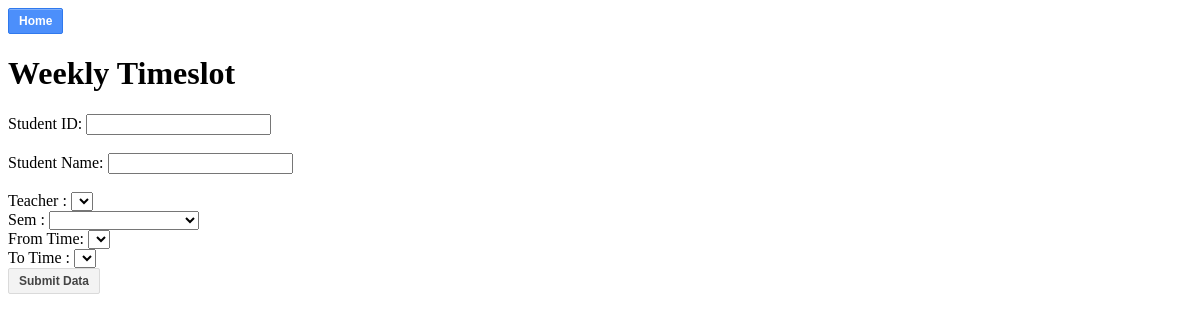
The app's page /set_weekly_timeslot.php, older data.
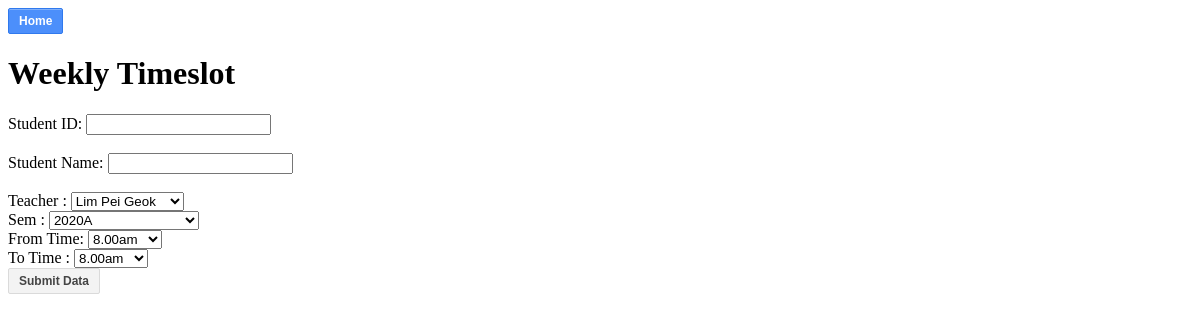
The same page, newer data.
### tables this page shows
CREATE TABLE `teacher` (
  `teacher_id` int(5) NOT NULL,
  `name` varchar(25) NOT NULL,
  `facultyid` int(5) NOT NULL
);

CREATE TABLE `sem` (
  `id` int(5) NOT NULL,
  `sem_name` varchar(5) NOT NULL
);

CREATE TABLE `time` (
  `id` int(3) NOT NULL,
  `time` varchar(10) NOT NULL
);

### set_weekly_timeslot.php (the view, shortened to what this page needs)
<?php
	include 'includes/db.connect.php'
?>
<?php
		$query = "SELECT * FROM `teacher`";
		$result1 = mysqli_query($connect, $query);
		$options1 = "";
		while($row2 = mysqli_fetch_array($result1))
		{
			$options1 = $options1."<option>$row2[1]</option>";
		}
		$query = "SELECT * FROM `sem`";
		$result1 = mysqli_query($connect, $query);
		$options2 = "";
		while($row2 = mysqli_fetch_array($result1))
		{
			$options2 = $options2."<option>$row2[1]</option>";
		}
		$query = "SELECT * FROM `time`";
		$result1 = mysqli_query($connect, $query);
		$options3 = "";
		while($row2 = mysqli_fetch_array($result1))
		{
			$options3 = $options3."<option>$row2[1]</option>";
		}
		$query = "SELECT * FROM `time`";
		$result1 = mysqli_query($connect, $query);
		$options4 = "";
		while($row2 = mysqli_fetch_array($result1))
		{
			$options4 = $options4."<option>$row2[1]</option>";
		}
	?>
<!DOCTYPE html>
<html>
<head>
</head>
<link rel="stylesheet" type="text/css" href="css/blue.button.css">
<button class="blue"><a href="index.php" class="blue">Home</a></button>
<body>
	<h1>Weekly Timeslot</h1>
	<form name="set_weekly_timeslot.php" action="set_weekly_timeslot.php" method="POST">
	<label for="studentID">Student ID: </label>
	<input type="text" id="student_id" name="student_id"><br>
	<br>
	<label for="studentName">Student Name: </label>
	<input type="text" id="student_name" name="student_name">
	<br>
	<br>
	<label class="col-md-4 control-label" for="teacher_name">Teacher :</label>
	<select id="teacher_name" name="teacher_name" class="form-control">
		<?php echo $options1;?>
	</select>
	<br>
	<label class="col-md-4 control-label" for="sem_name">Sem :</label>
	<select id="sem_name" name="sem_name" class="form-control" style="width: 150px;">
				<?php echo $options2;?>
	</select>
	<br>
	<label class="col-md-4 control-label" for="from">From Time: </label>
	<select id="from" name="from" class="form-control">
		<?php echo $options3;?>
	</select>
	<br>
	<label class="col-md-4 control-label" for="to">To Time :</label>
	<select id="to" name="to" class="form-control">
		<?php echo $options4;?>
	</select>
	<br>
	<button id="submit_btn" name="submit_btn">Submit Data</button>
</form>
</body>
</html>

### css/blue.button.css (style rules this page uses)
button { color: #444444; background: #F3F3F3; border: 1px #DADADA solid; padding: 5px 10px; border-radius: 2px; font-weight: bold; font-size: 9pt; outline: none; }
button.blue { color: white; background: #4C8FFB; border: 1px #3079ED solid; box-shadow: inset 0 1px 0 #80B0FB; }
a.blue { color: white; text-decoration: none; }

Row changes from the older to the newer data that the page shows:
added teacher: teacher_name "Lim Pei Geok"
added sem: sem_name "2020A"
added time: from "8.00am", to "8.00am"
